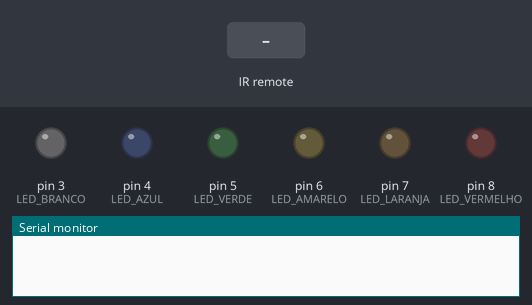
A sketch run on a simulated Arduino Uno, built with avr-gcc and run on an emulated ATmega328P. Shown: output pins drawn as LEDs (lit = HIGH), the last lines printed to the serial monitor. The test bench sets the inputs (shaded band).

Above: at 1.2 s.
1.3 s: infrared code 0xFD08F7 received
At 1.7 s:
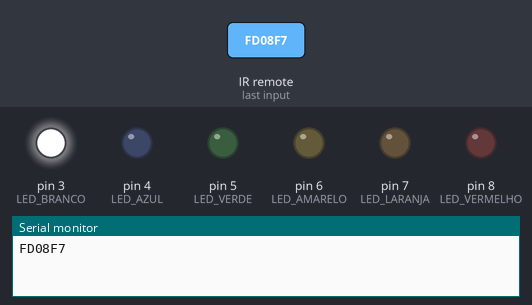
2.8 s: infrared code 0xFD8877 received
At 4.0 s:
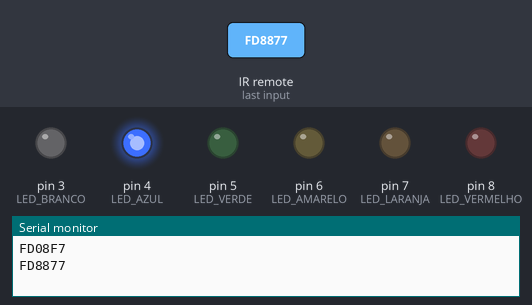
4.3 s: infrared code 0xFD48B7 received
At 5.2 s:
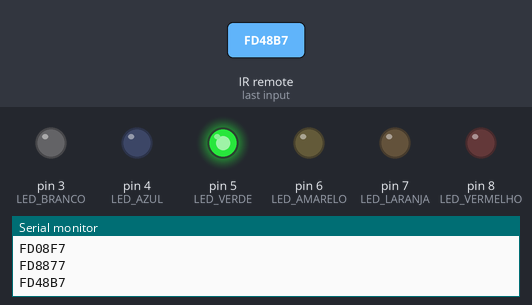
5.8 s: infrared code 0xFD28D7 received
At 6.3 s:
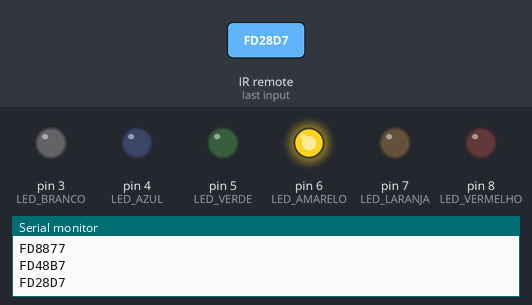
7.3 s: infrared code 0xFDA857 received
At 8.5 s:
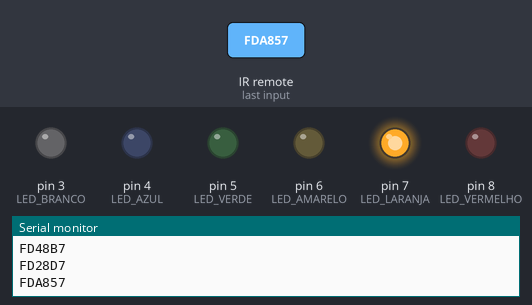
8.8 s: infrared code 0xFD6897 received
At 9.8 s:
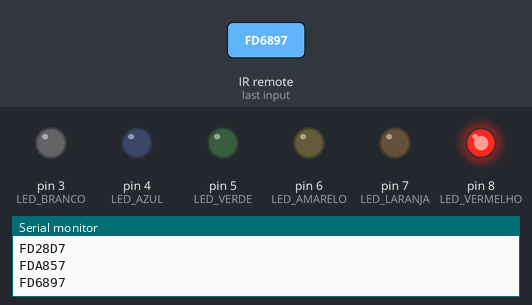
Timing chart, 0 to 11.3 s (numbered marks = the images above; inputs shaded):
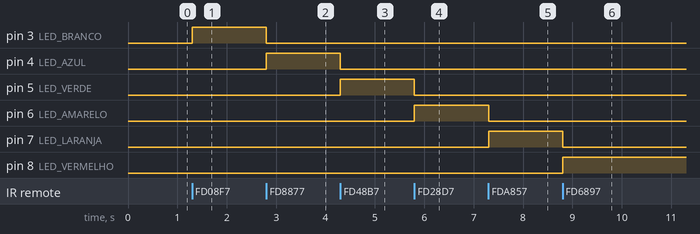

Measured:
- after the input at 1.3 s, pin 3 (LED_BRANCO): LOW → HIGH at once
- after the input at 2.8 s, pin 3 (LED_BRANCO): HIGH → LOW at once; pin 4 (LED_AZUL): LOW → HIGH at once
- after the input at 4.3 s, pin 4 (LED_AZUL): HIGH → LOW at once; pin 5 (LED_VERDE): LOW → HIGH at once
- after the input at 5.8 s, pin 5 (LED_VERDE): HIGH → LOW at once; pin 6 (LED_AMARELO): LOW → HIGH at once
- after the input at 7.3 s, pin 6 (LED_AMARELO): HIGH → LOW at once; pin 7 (LED_LARANJA): LOW → HIGH at once
- after the input at 8.8 s, pin 7 (LED_LARANJA): HIGH → LOW at once; pin 8 (LED_VERMELHO): LOW → HIGH at once

The sketch:

RemoteControl-Code.ino
```cpp
//  Biblioteca para acesso ao sensor IR
#include <IRremote.h>

#define pinoIR    2 // Pino digital para receber sinal do sensor IR

IRrecv receptor(pinoIR);   //  Cria um receptor que decodifica o sinal do sensor IR - codigos do controle remoto
decode_results resultados; //  Variavel que aramzenara os resultados recebidos

void setup()
{
  Serial.begin(9600); // Inicial o Monitor Serial.
  pinMode(3,OUTPUT); // LED BRANCO.
  pinMode(4,OUTPUT); // LED AZUL.
  pinMode(5,OUTPUT); // LED VERDE.
  pinMode(6,OUTPUT); // LED AMARELO.
  pinMode(7,OUTPUT); // LED LARANJA.
  pinMode(8,OUTPUT); // LED VERMELHO
  receptor.enableIRIn();    //  Habilita o receptor para inicio de processamento dos codigos recebidos do emissor IR
}

void loop() {
  if(receptor.decode(&resultados))
  {
    Serial.println(resultados.value, HEX);//  Decodifica o codigo da informacao enviada pelo emissor IR
     receptor.resume();
  }//  Continua a aguardar o envio de informacoes peso emissor IR

  else if (resultados.value == 0xFD08F7) // Se for pressionado o botão "1", acende o LED BRANCO
  {
    digitalWrite(3,HIGH);
    digitalWrite(4,LOW);
    digitalWrite(5,LOW);
    digitalWrite(6,LOW);
    digitalWrite(7,LOW);
    digitalWrite(8,LOW);
  }
  else if (resultados.value == 0xFD8877) // Se for pressionado o botão "2", acende o LED BRANCO
  {
    digitalWrite(3,LOW);
    digitalWrite(4,HIGH);
    digitalWrite(5,LOW);
    digitalWrite(6,LOW);
    digitalWrite(7,LOW);
    digitalWrite(8,LOW);
  }
  else if (resultados.value == 0xFD48B7) // Se for pressionado o botão "3", acende o LED BRANCO
  {
    digitalWrite(3,LOW);
    digitalWrite(4,LOW);
    digitalWrite(5,HIGH);
    digitalWrite(6,LOW);
    digitalWrite(7,LOW);
    digitalWrite(8,LOW);
  }
  else if (resultados.value == 0xFD28D7) // Se for pressionado o botão "4", acende o LED BRANCO
  {
    digitalWrite(3,LOW);
    digitalWrite(4,LOW);
    digitalWrite(5,LOW);
    digitalWrite(6,HIGH);
    digitalWrite(7,LOW);
    digitalWrite(8,LOW);
  }
  else if (resultados.value == 0xFDA857) // Se for pressionado o botão "5", acende o LED BRANCO
  {
    digitalWrite(3,LOW);
    digitalWrite(4,LOW);
    digitalWrite(5,LOW);
    digitalWrite(6,LOW);
    digitalWrite(7,HIGH);
    digitalWrite(8,LOW);
  }
  else if (resultados.value == 0xFD6897) // Se for pressionado o botão "6", acende o LED BRANCO
  {
    digitalWrite(3,LOW);
    digitalWrite(4,LOW);
    digitalWrite(5,LOW);
    digitalWrite(6,LOW);
    digitalWrite(7,LOW);
    digitalWrite(8,HIGH);
  }
}
```
